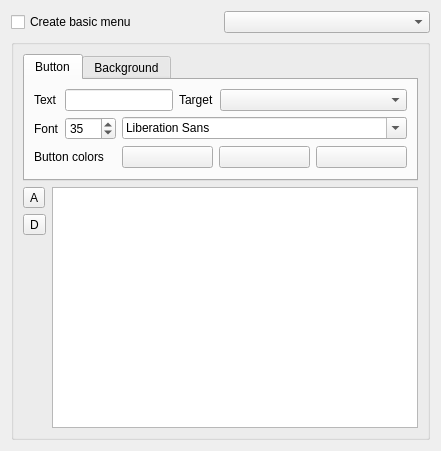
<ui version="4.0" >
 <class>DvdWizardMenu_UI</class>
 <widget class="QWidget" name="DvdWizardMenu_UI" >
  <property name="geometry" >
   <rect>
    <x>0</x>
    <y>0</y>
    <width>441</width>
    <height>451</height>
   </rect>
  </property>
  <layout class="QGridLayout" name="gridLayout_5" >
   <item row="0" column="0" >
    <widget class="QCheckBox" name="create_menu" >
     <property name="text" >
      <string>Create basic menu</string>
     </property>
    </widget>
   </item>
   <item row="0" column="1" >
    <widget class="KComboBox" name="menu_profile" />
   </item>
   <item row="1" column="0" colspan="2" >
    <widget class="QGroupBox" name="menu_box" >
     <property name="title" >
      <string/>
     </property>
     <layout class="QGridLayout" name="gridLayout_3" >
      <item row="0" column="0" >
       <widget class="QTabWidget" name="tabWidget" >
        <property name="sizePolicy" >
         <sizepolicy vsizetype="Preferred" hsizetype="Expanding" >
          <horstretch>0</horstretch>
          <verstretch>0</verstretch>
         </sizepolicy>
        </property>
        <property name="currentIndex" >
         <number>0</number>
        </property>
        <widget class="QWidget" name="tab" >
         <attribute name="title" >
          <string>Button</string>
         </attribute>
         <layout class="QGridLayout" name="gridLayout_2" >
          <item row="0" column="0" >
           <widget class="QLabel" name="label_3" >
            <property name="text" >
             <string>Text</string>
            </property>
           </widget>
          </item>
          <item row="0" column="1" colspan="2" >
           <widget class="KLineEdit" name="play_text" />
          </item>
          <item row="0" column="3" >
           <widget class="QLabel" name="label_6" >
            <property name="text" >
             <string>Target</string>
            </property>
           </widget>
          </item>
          <item row="0" column="4" >
           <widget class="KComboBox" name="target_list" >
            <property name="sizePolicy" >
             <sizepolicy vsizetype="Fixed" hsizetype="MinimumExpanding" >
              <horstretch>0</horstretch>
              <verstretch>0</verstretch>
             </sizepolicy>
            </property>
           </widget>
          </item>
          <item row="1" column="0" >
           <widget class="QLabel" name="label_4" >
            <property name="text" >
             <string>Font</string>
            </property>
           </widget>
          </item>
          <item row="1" column="1" >
           <widget class="KIntSpinBox" name="font_size" >
            <property name="minimum" >
             <number>10</number>
            </property>
            <property name="maximum" >
             <number>900</number>
            </property>
            <property name="value" >
             <number>35</number>
            </property>
           </widget>
          </item>
          <item row="1" column="2" colspan="3" >
           <widget class="QFontComboBox" name="font_family" />
          </item>
          <item row="2" column="0" colspan="2" >
           <widget class="QLabel" name="label_5" >
            <property name="text" >
             <string>Button colors</string>
            </property>
           </widget>
          </item>
          <item row="2" column="2" colspan="3" >
           <layout class="QHBoxLayout" name="horizontalLayout" >
            <item>
             <widget class="KColorButton" name="text_color" >
              <property name="text" >
               <string/>
              </property>
              <property name="color" >
               <color>
                <red>255</red>
                <green>255</green>
                <blue>255</blue>
               </color>
              </property>
             </widget>
            </item>
            <item>
             <widget class="KColorButton" name="selected_color" >
              <property name="color" >
               <color>
                <red>170</red>
                <green>170</green>
                <blue>255</blue>
               </color>
              </property>
             </widget>
            </item>
            <item>
             <widget class="KColorButton" name="highlighted_color" >
              <property name="color" >
               <color>
                <red>255</red>
                <green>85</green>
                <blue>0</blue>
               </color>
              </property>
             </widget>
            </item>
           </layout>
          </item>
         </layout>
        </widget>
        <widget class="QWidget" name="tab_2" >
         <attribute name="title" >
          <string>Background</string>
         </attribute>
         <layout class="QGridLayout" name="gridLayout_4" >
          <item row="0" column="0" >
           <widget class="QLabel" name="label" >
            <property name="text" >
             <string>Background</string>
            </property>
           </widget>
          </item>
          <item row="0" column="1" >
           <widget class="KComboBox" name="background_list" >
            <item>
             <property name="text" >
              <string>Color</string>
             </property>
            </item>
            <item>
             <property name="text" >
              <string>Image</string>
             </property>
            </item>
            <item>
             <property name="text" >
              <string>Video</string>
             </property>
            </item>
           </widget>
          </item>
          <item row="1" column="1" >
           <widget class="KColorButton" name="background_color" />
          </item>
          <item row="2" column="1" >
           <widget class="KUrlRequester" name="background_image" />
          </item>
         </layout>
        </widget>
       </widget>
      </item>
      <item row="1" column="0" >
       <layout class="QGridLayout" name="gridLayout" >
        <item row="0" column="0" >
         <widget class="QToolButton" name="add_button" >
          <property name="text" >
           <string>A</string>
          </property>
          <property name="popupMode" >
           <enum>QToolButton::InstantPopup</enum>
          </property>
         </widget>
        </item>
        <item row="1" column="0" >
         <widget class="QToolButton" name="delete_button" >
          <property name="text" >
           <string>D</string>
          </property>
          <property name="popupMode" >
           <enum>QToolButton::InstantPopup</enum>
          </property>
         </widget>
        </item>
        <item row="2" column="0" >
         <spacer name="verticalSpacer" >
          <property name="orientation" >
           <enum>Qt::Vertical</enum>
          </property>
          <property name="sizeHint" stdset="0" >
           <size>
            <width>20</width>
            <height>40</height>
           </size>
          </property>
         </spacer>
        </item>
        <item rowspan="3" row="0" column="1" >
         <widget class="QGraphicsView" name="menu_preview" >
          <property name="sizePolicy" >
           <sizepolicy vsizetype="MinimumExpanding" hsizetype="Expanding" >
            <horstretch>0</horstretch>
            <verstretch>0</verstretch>
           </sizepolicy>
          </property>
         </widget>
        </item>
       </layout>
      </item>
     </layout>
     <zorder>label</zorder>
     <zorder>background_list</zorder>
     <zorder>background_color</zorder>
     <zorder>background_image</zorder>
     <zorder>button_box</zorder>
     <zorder>label_5</zorder>
     <zorder></zorder>
     <zorder>tabWidget</zorder>
    </widget>
   </item>
  </layout>
 </widget>
 <customwidgets>
  <customwidget>
   <class>KColorButton</class>
   <extends>QPushButton</extends>
   <header>kcolorbutton.h</header>
  </customwidget>
  <customwidget>
   <class>KComboBox</class>
   <extends>QComboBox</extends>
   <header>kcombobox.h</header>
  </customwidget>
  <customwidget>
   <class>KIntSpinBox</class>
   <extends>QSpinBox</extends>
   <header>knuminput.h</header>
  </customwidget>
  <customwidget>
   <class>KLineEdit</class>
   <extends>QLineEdit</extends>
   <header>klineedit.h</header>
  </customwidget>
  <customwidget>
   <class>KUrlRequester</class>
   <extends>QFrame</extends>
   <header>kurlrequester.h</header>
  </customwidget>
 </customwidgets>
 <resources/>
 <connections/>
</ui>
